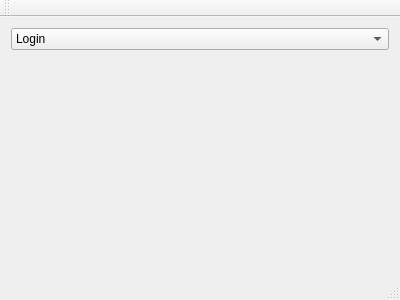
<?xml version="1.0" encoding="UTF-8"?>
<ui version="4.0">
 <class>MainWindow</class>
 <widget class="QMainWindow" name="MainWindow">
  <property name="geometry">
   <rect>
    <x>0</x>
    <y>0</y>
    <width>400</width>
    <height>300</height>
   </rect>
  </property>
  <property name="sizePolicy">
   <sizepolicy hsizetype="Fixed" vsizetype="Fixed">
    <horstretch>0</horstretch>
    <verstretch>0</verstretch>
   </sizepolicy>
  </property>
  <property name="windowTitle">
   <string>MainWindow</string>
  </property>
  <widget class="QWidget" name="centralWidget">
   <layout class="QVBoxLayout" name="verticalLayout">
    <item>
     <widget class="QComboBox" name="comboBox">
      <item>
       <property name="text">
        <string>Login</string>
       </property>
      </item>
      <item>
       <property name="text">
        <string>Check In 1</string>
       </property>
      </item>
      <item>
       <property name="text">
        <string>Check In 2</string>
       </property>
      </item>
      <item>
       <property name="text">
        <string>Choose Aviator</string>
       </property>
      </item>
      <item>
       <property name="text">
        <string>Choose Crew</string>
       </property>
      </item>
      <item>
       <property name="text">
        <string>Manage Flight</string>
       </property>
      </item>
     </widget>
    </item>
    <item>
     <widget class="QStackedWidget" name="widgets">
      <property name="sizePolicy">
       <sizepolicy hsizetype="Preferred" vsizetype="Preferred">
        <horstretch>0</horstretch>
        <verstretch>0</verstretch>
       </sizepolicy>
      </property>
      <widget class="QWidget" name="page"/>
      <widget class="QWidget" name="page_2"/>
     </widget>
    </item>
   </layout>
  </widget>
  <widget class="QMenuBar" name="menuBar">
   <property name="geometry">
    <rect>
     <x>0</x>
     <y>0</y>
     <width>400</width>
     <height>21</height>
    </rect>
   </property>
  </widget>
  <widget class="QToolBar" name="mainToolBar">
   <attribute name="toolBarArea">
    <enum>TopToolBarArea</enum>
   </attribute>
   <attribute name="toolBarBreak">
    <bool>false</bool>
   </attribute>
  </widget>
  <widget class="QStatusBar" name="statusBar"/>
 </widget>
 <layoutdefault spacing="6" margin="11"/>
 <resources/>
 <connections/>
</ui>
